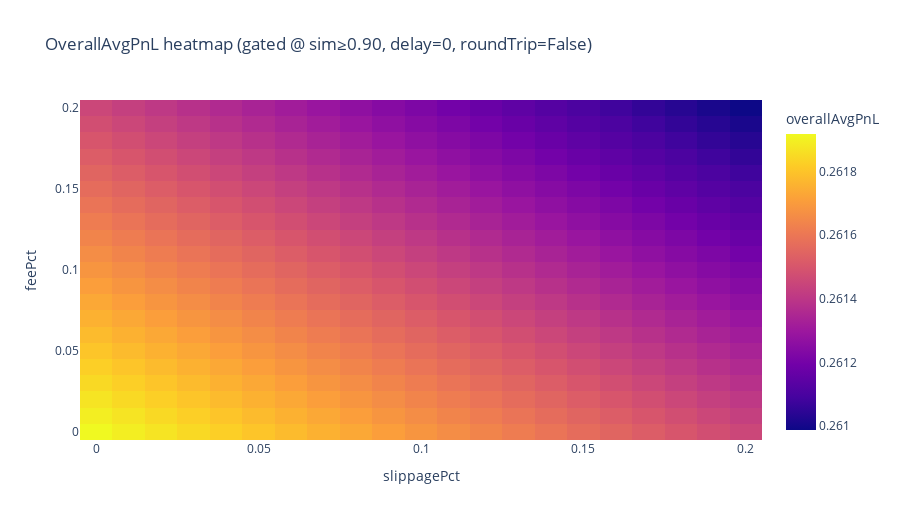

Notebook source saved alongside this figure:
### Code cell
heat = grid.pivot(index="feePct", columns="slippagePct", values="overallAvgPnL").sort_index(ascending=True)
fig = px.imshow(
    heat,
    origin="lower",
    aspect="auto",
    title=f"OverallAvgPnL heatmap (gated @ sim≥{CONF_THR:.2f}, delay={DELAY_STEPS}, roundTrip={ROUND_TRIP})",
    labels={"x": "slippagePct", "y": "feePct", "color": "overallAvgPnL"},
)
fig.update_layout(height=520)
fig

### Figure 1 — Plotly figure (JSON) as saved in the notebook; plotly's stock layout.template omitted (floating-point values rounded to 4 significant figures; data arrays with more than 128 entries replaced by an {"elided": "..."} marker saying what was removed)
{"data": [{"coloraxis": "coloraxis", "hovertemplate": "slippagePct: %{x}<br>feePct: %{y}<br>overallAvgPnL: %{z}<extra></extra>", "name": "0", "type": "heatmap", "x": [0.0, 0.01, 0.02, 0.03, 0.04, 0.05, 0.06, 0.07, 0.08, 0.09, 0.1, 0.11, 0.12, 0.13, 0.14, 0.15, 0.16, 0.17, 0.18, 0.19, 0.2], "xaxis": "x", "y": [0.0, 0.01, 0.02, 0.03, 0.04, 0.05, 0.06, 0.07, 0.08, 0.09, 0.1, 0.11, 0.12, 0.13, 0.14, 0.15, 0.16, 0.17, 0.18, 0.19, 0.2], "yaxis": "y", "z": {"elided": "21x21 float values"}}], "layout": {"coloraxis": {"colorbar": {"title": {"text": "overallAvgPnL"}}, "colorscale": [[0, "#0d0887"], [0.1111, "#46039f"], [0.2222, "#7201a8"], [0.3333, "#9c179e"], [0.4444, "#bd3786"], [0.5556, "#d8576b"], [0.6667, "#ed7953"], [0.7778, "#fb9f3a"], [0.8889, "#fdca26"], [1, "#f0f921"]]}, "height": 520, "title": {"text": "OverallAvgPnL heatmap (gated @ sim≥0.90, delay=0, roundTrip=False)"}, "xaxis": {"anchor": "y", "domain": [0, 1], "title": {"text": "slippagePct"}}, "yaxis": {"anchor": "x", "autorange": true, "domain": [0, 1], "title": {"text": "feePct"}}}}
